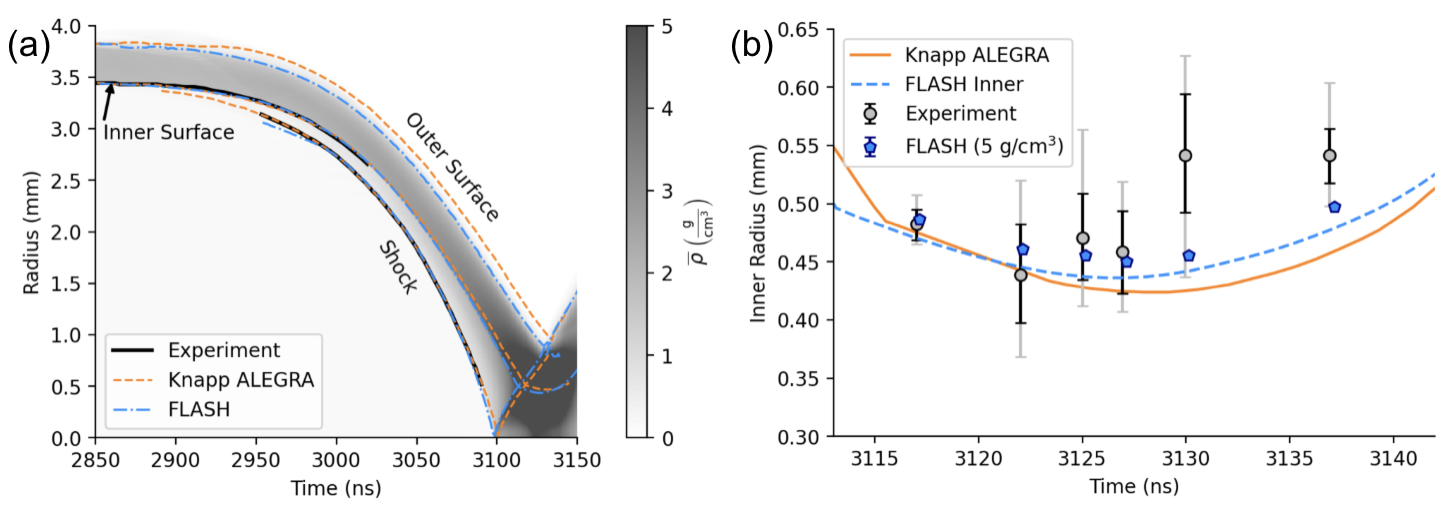
#> input picture tst/test_suite/verification/ground_truth/digitization_review/figures/knapp_confine_r_vs_t.png, 1450 x 511 px
$ python fix_b4.py
#> lines starting #> are read from the running program, lines starting #| are printed output that depends on the picture; after the words box and inside, x2 and y2 are one past the last pixel; in counts of white or black regions, pixels touching at a corner belong together
import numpy as np, json, os
from PIL import Image
from skimage.transform import hough_circle, hough_circle_peaks
def load(fn): return np.asarray(Image.open(os.path.join("figures",fn)).convert("RGB")).astype(int)
#> called with fn = 'knapp_confine_r_vs_t.png'
fn="knapp_confine_r_vs_t.png"; img=load(fn); H,W,_=img.shape
r,g,b=img[:,:,0],img[:,:,1],img[:,:,2]
#> r: shape (511, 1450) int64; 256 distinct labels, from 0 to 255
#> g: shape (511, 1450) int64; 256 distinct labels, from 0 to 255
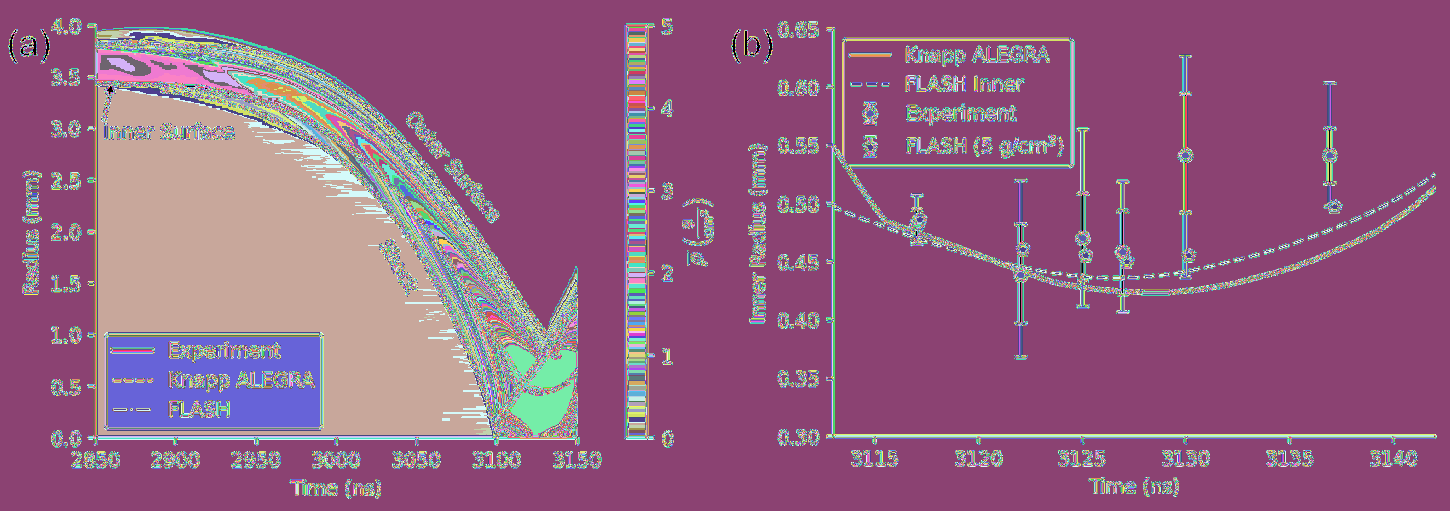
#> b: shape (511, 1450) int64; 256 distinct labels, from 0 to 255; one colour per label, 0 black
Xb=lambda px:3115.0+(px-833.1)*(3140.0-3115.0)/(1419.0-833.1)
Yb=lambda py:0.65+(py-37.6)*(0.30-0.65)/(422.4-37.6)
Tinv=lambda t:833.1+(t-3115)*(1419-833.1)/25.0
Rinv=lambda rr:37.6+(rr-0.65)*(422.4-37.6)/(0.30-0.65)
gray=(np.abs(r-g)<22)&(np.abs(g-b)<22)&(np.abs(r-b)<22)&(r>60)&(r<175)
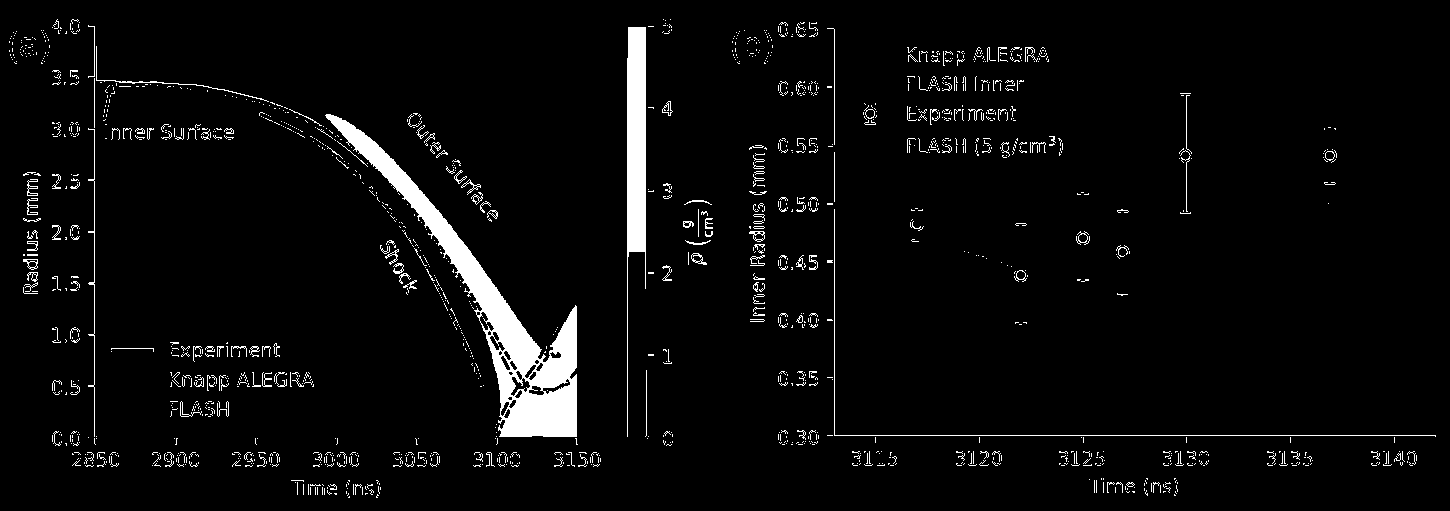
#> gray: shape (511, 1450) bool; 4.2% white; 1527 white regions (1356 under 20 px), largest, box (x1, y1, x2, y2) and area: (325, 114, 577, 437) 12950, (627, 27, 646, 437) 4471, (834, 209, 1436, 437) 829
panel=np.zeros((H,W),bool); panel[35:425,835:1418]=True
# exclude legend box (upper-left, t~3115-3126 & r~0.54-0.66) => px[833,1092] py[24,162]
legend=np.zeros((H,W),bool); legend[24:162,833:1092]=True
m=gray&panel&(~legend)
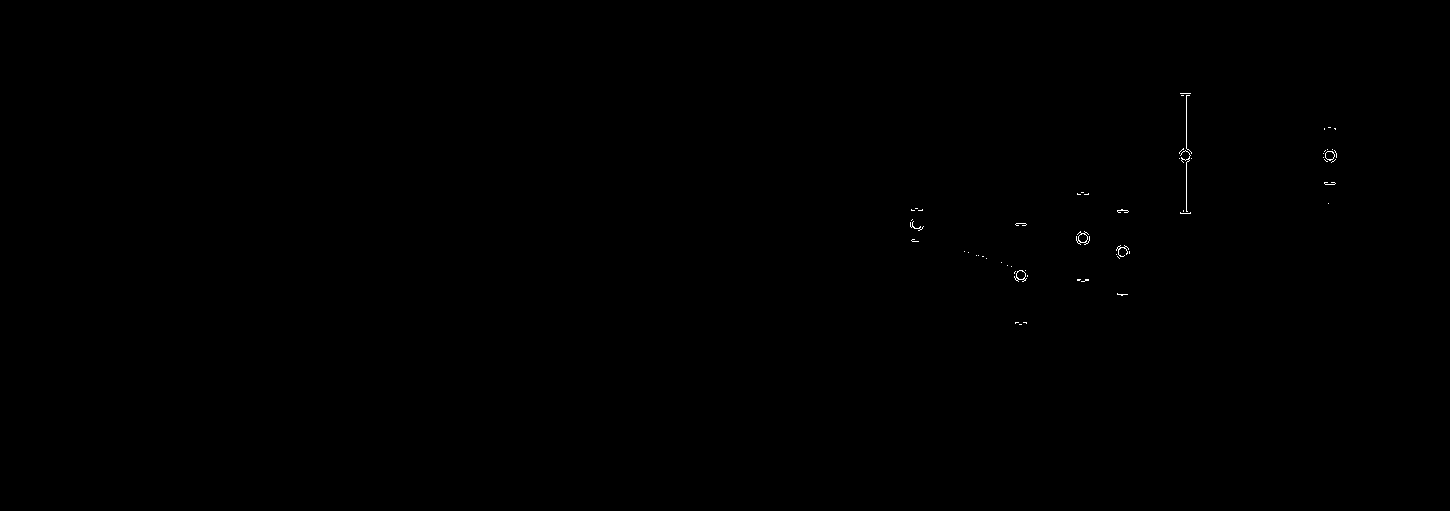
#> m: shape (511, 1450) bool; 0.08% white in thin lines or dots, all inside (x1, y1, x2, y2) = (910, 93, 1337, 325)
edges=m.astype(np.uint8)
radii=np.arange(3,7)
hres=hough_circle(edges,radii)
accums,cx,cy,rad=hough_circle_peaks(hres,radii,total_num_peaks=60,min_xdistance=6,min_ydistance=4,threshold=0.25)
#> accums = 27 values, max 0.6 at index 0, min 0.281 at index 23, mean 0.376; cx = 27 values, max 1330 at index 1, min 913 at index 18, mean 1110.8; cy = 27 values, max 325 at index 15, min 95 at index 8, mean 213.4; rad = 27 values, max 6 at index 0, min 3 at index 6, mean 3.81
cand=sorted([(Xb(x),Yb(y),round(a,2),int(rr),int(x),int(y)) for a,x,y,rr in zip(accums,cx,cy,rad)])
#> cand = 27 items
print("raw hough candidates (t,r,acc,rad):")
for t,rmm,a,rr,_,_ in cand: print(f"  t{t:6.1f} r{rmm:.3f} acc{a:.2f} rad{rr}")
#> this loop made 27 passes
#> (t, rmm, a, rr) on passes 1 to 8: (3118.4, 0.464, 0.29, 3), (3118.4, 0.496, 0.29, 3), (3118.5, 0.48, 0.5, 4), (3118.7, 0.496, 0.29, 3), (3122.8, 0.389, 0.29, 3), (3123, 0.435, 0.53, 4), (3123, 0.48, 0.33, 3), (3123.1, 0.389, 0.29, 3)
#> (printed output is left out)
# expected 6 circles near these (t,r) anchors from visual read:
anchors=[(3117,0.485),(3122,0.44),(3125,0.47),(3127,0.455),(3130,0.54),(3137,0.54)]
picked=[]
for at,ar in anchors:
    best=None;bd=1e9
    for t,rmm,a,rr,x,y in cand:
        d=((t-at)/3.0)**2+((rmm-ar)/0.03)**2
        if d<bd: bd=d;best=(t,rmm,a,rr,x,y)
    picked.append((best,bd))
#> after the loop, picked = 6 items
print("\npicked per anchor (anchor -> nearest hough, dist):")
final=[]
for (at,ar),(best,bd) in zip(anchors,picked):
    t,rmm,a,rr,x,y=best
    print(f"  anchor({at},{ar}) -> t{t:.1f} r{rmm:.3f} acc{a:.2f} d{bd:.1f}")
    final.append((t,rmm,x,y))
#> this loop made 6 passes
#> (at, ar, bd, t, rmm, a, rr, x) on passes 1 to 6: (3117, 0.485, 0.286, 3118.5, 0.48, 0.5, 4, 916), (3122, 0.44, 0.134, 3123, 0.435, 0.53, 4, 1020), (3125, 0.47, 0.0611, 3125.7, 0.468, 0.6, 6, 1084), (3127, 0.455, 0.0155, 3127.3, 0.457, 0.55, 6, 1122), (3130, 0.54, 0.0116, 3129.9, 0.537, 0.46, 3, 1183), (3137, 0.54, 0.0822, 3136.2, 0.543, 0.59, 4, 1330)
#> (printed output is left out)
#> after the loop, final = [(3118.5, 0.48, 916, 224), (3123, 0.435, 1020, 274), (3125.7, 0.468, 1084, 238), (3127.3, 0.457, 1122, 250), (3129.9, 0.537, 1183, 162), (3136.2, 0.543, 1330, 155)]

# ---- error bars: gray vertical extent through each circle center column ----
import matplotlib; matplotlib.use("Agg"); import matplotlib.pyplot as plt
graycol=gray&panel  # include legend-free? error bars are below legend; keep panel gray
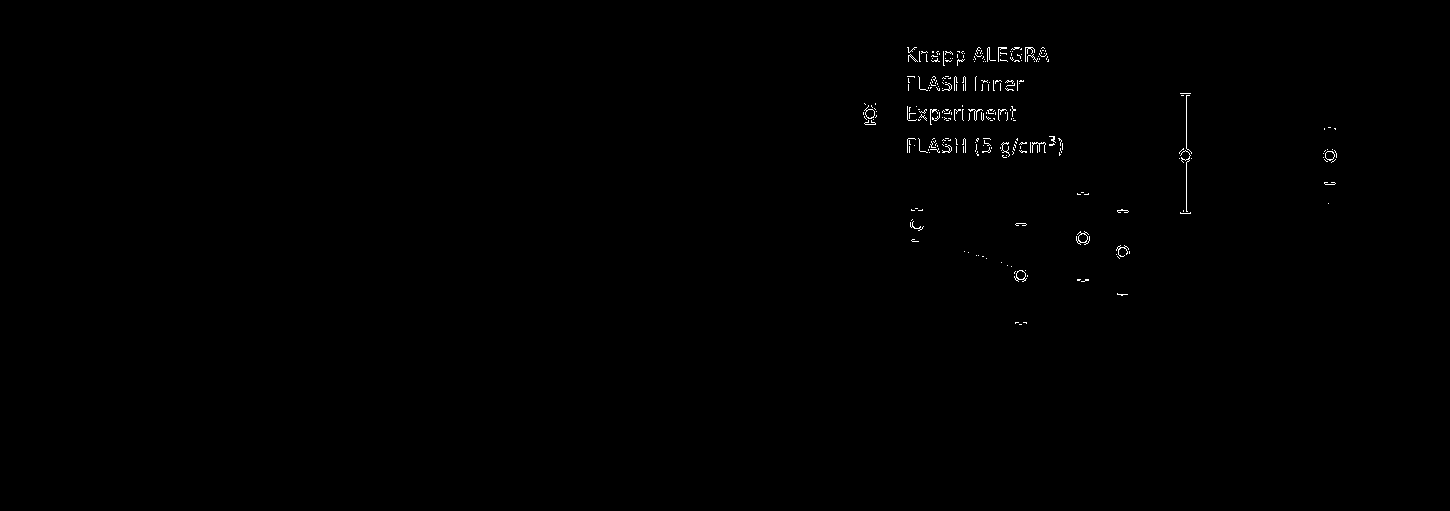
#> graycol: shape (511, 1450) bool; 0.3% white in thin lines or dots, all inside (x1, y1, x2, y2) = (863, 47, 1337, 325)
def errbar(xc,yc):
    band=np.zeros((H,W),bool); band[:, max(0,xc-1):xc+2]=True
    ys=np.where((graycol&band)[:,max(0,xc-1):xc+2].any(1))[0]
    ys=ys[(ys>yc-55)&(ys<yc+55)]
    if len(ys)<3: return Yb(yc),Yb(yc)
    # contiguous run containing yc
    return Yb(ys.max()), Yb(ys.min())  # lo (bottom/large py->small r), hi (top)
out=[]
for t,rmm,x,y in final:
    elo,ehi=errbar(x,y)
    lo,hi=sorted([elo,ehi])
    out.append({"t_ns":round(t,1),"r_mm":round(rmm,3),"err_lo_mm":round(lo,3),"err_hi_mm":round(hi,3)})
#> this loop made 6 passes
#> (t, rmm, x, y, ys in errbar, elo, ehi, lo) on passes 1 to 4: (3118.5, 0.48, 916, 224, [208, 228, 241], 0.465, 0.495, 0.465), (3123, 0.435, 1020, 274, [223, 270, 279, 324], 0.39, 0.481, 0.39), (3125.7, 0.468, 1084, 238, [192, 194, 231, 232, 233, 234, 241, 242, 244, 279, 280, 281], 0.429, 0.51, 0.429), (3127.3, 0.457, 1122, 250, [209, 210, 247, 256, 294, 295], 0.416, 0.494, 0.416)
#> after the loop, out = 6 items
rec={"B4_inner_radius_points_exp":{"figure":fn+" (panel b)","x_axis":"time (ns)","y_axis":"inner liner radius (mm)",
     "series":"experiment radiograph (gray open circles)","qc":"GOOD - 6 circles via Hough; legend box excluded; user-confirmed",
     "points":out}}
json.dump(rec,open("extracted/b4_inner_radius_v3.json","w"),indent=2)
print("\nfinal 6 points:")
for p in out: print(" ",p)
#> this loop made 6 passes
#|   {'t_ns': 3118.5, 'r_mm': 0.48, 'err_lo_mm': 0.465, 'err_hi_mm': 0.495}
#|   {'t_ns': 3123.0, 'r_mm': 0.435, 'err_lo_mm': 0.39, 'err_hi_mm': 0.481}
#|   {'t_ns': 3125.7, 'r_mm': 0.468, 'err_lo_mm': 0.429, 'err_hi_mm': 0.51}
#|   {'t_ns': 3127.3, 'r_mm': 0.457, 'err_lo_mm': 0.416, 'err_hi_mm': 0.494}
#|   {'t_ns': 3129.9, 'r_mm': 0.537, 'err_lo_mm': 0.49, 'err_hi_mm': 0.55}
#> (further printed lines are left out)
# overlay
fig,ax=plt.subplots(figsize=(9,5)); ax.imshow(Image.open(os.path.join("figures",fn)))
for p in out:
    x=Tinv(p["t_ns"]); yl=Rinv(p["err_lo_mm"]); yh=Rinv(p["err_hi_mm"]); yc=Rinv(p["r_mm"])
    ax.plot([x,x],[yl,yh],'-',color='red',lw=1)
    ax.scatter([x],[yc],s=160,facecolors='none',edgecolors='red',linewidths=1.8)
#> this loop made 6 passes
#> (x, yl, yh, yc) on passes 1 to 6: (915.1, 241, 208, 224.5), (1020.6, 323.5, 223.4, 274), (1083.9, 280.6, 191.5, 237.7), (1121.4, 294.9, 209.1, 249.8), (1182.3, 213.5, 147.5, 161.8), (1329.9, 183.8, 126.7, 155.2)
# draw legend-exclusion box for sanity
from matplotlib.patches import Rectangle
ax.add_patch(Rectangle((833,24),1092-833,162-24,fill=False,ec='yellow',ls='--',lw=1))
ax.set_xlim(800,1430); ax.set_ylim(440,20)
ax.set_title("B4 inner-radius v3 — 6 circles (red), legend box (yellow) excluded")
fig.savefig("extracted/B4_inner_radius_overlay_v3.png",dpi=130,bbox_inches='tight'); plt.close(fig)
#> after `fig.savefig('extracted/B4_inner_radius_overlay_v3.png', dpi=130, bbox_`:
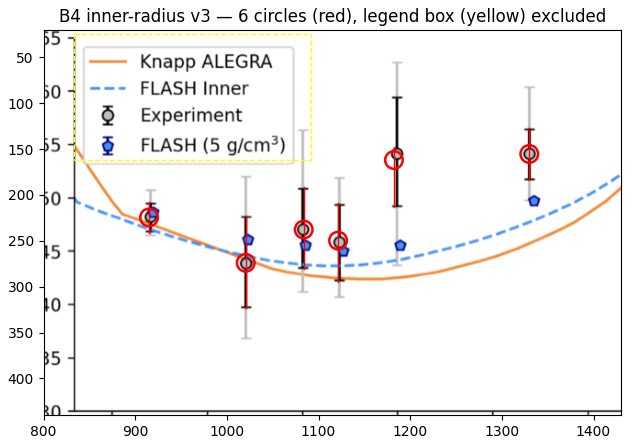
#> figure drawn by matplotlib, 1 panel
print("wrote b4_inner_radius_v3.json + B4_inner_radius_overlay_v3.png")

$ run again, with tst/test_suite/verification/ground_truth/digitization_review/figures/knapp_rm_growth_rate.png copied over tst/test_suite/verification/ground_truth/digitization_review/figures/knapp_confine_r_vs_t.png
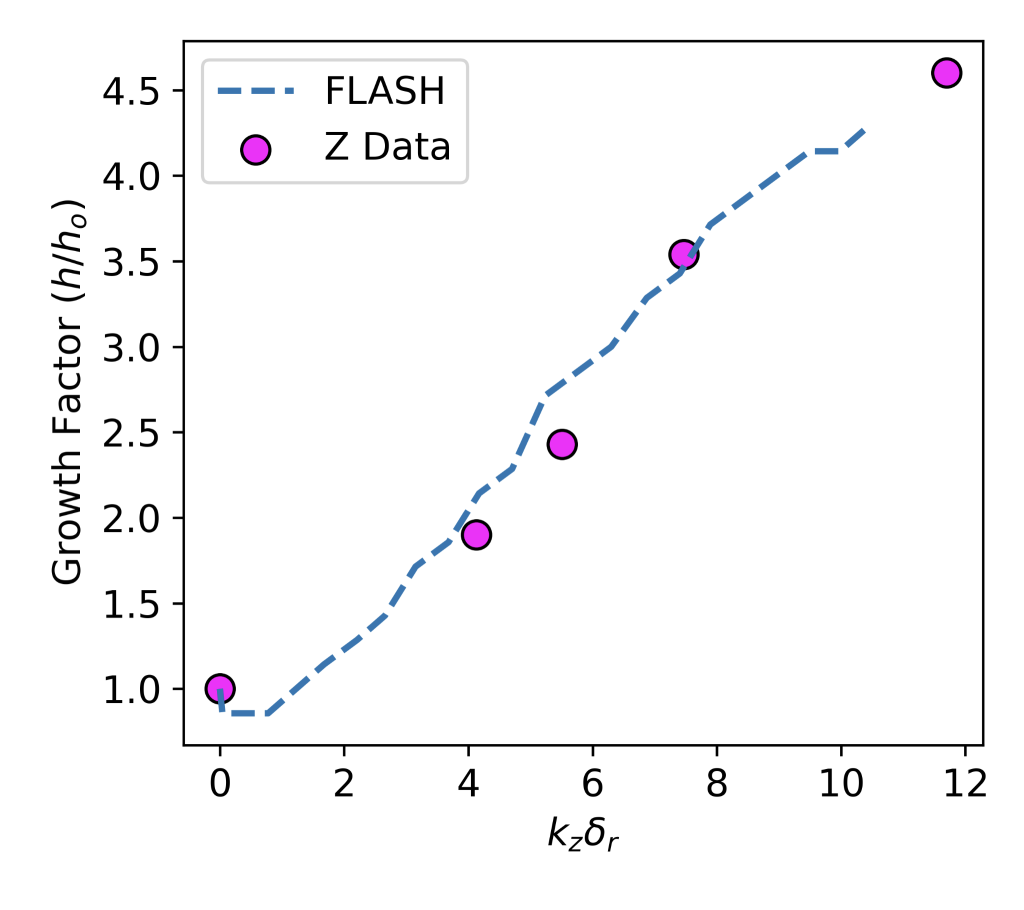
#> input picture tst/test_suite/verification/ground_truth/digitization_review/figures/knapp_rm_growth_rate.png, 2048 x 1819 px (shown at 1/2 size)
#> r: shape (1819, 2048) int64; 256 distinct labels, from 0 to 255
#> g: shape (1819, 2048) int64; 256 distinct labels, from 0 to 255
#> b: shape (1819, 2048) int64; 256 distinct labels, from 0 to 255
#> `gray=(np.abs(r-g)<22)&(np.abs(g-b)<22)&(np.abs(r-b)<22)&(r>60)&(r<175)`:
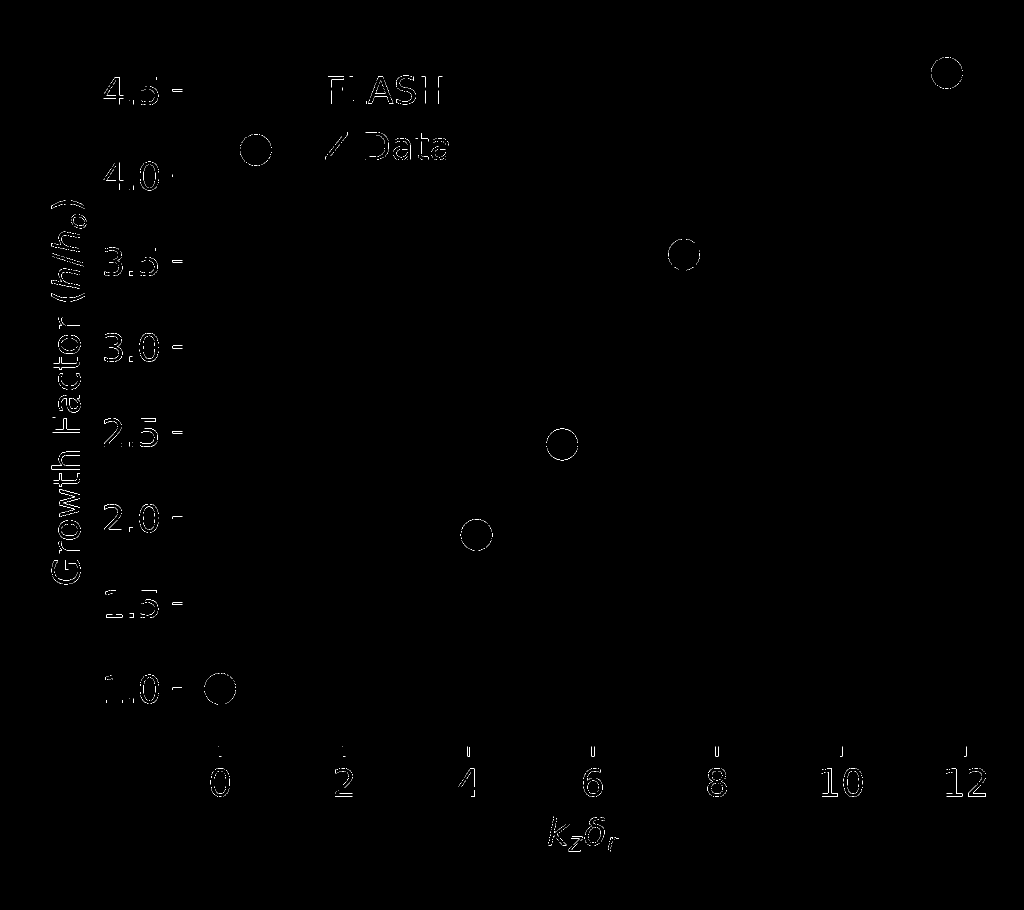
#> gray: shape (1819, 2048) bool (shown at 1/2 size); 0.22% white in thin lines or dots, all inside (x1, y1, x2, y2) = (102, 114, 1972, 1703)
#> m: shape (1819, 2048) bool; 0.01% white in thin lines or dots, all inside (x1, y1, x2, y2) = (835, 162, 898, 320)
#> accums = [0.375, 0.333, 0.333, 0.333, 0.292, 0.292, 0.275]; cx = [847, 868, 853, 853, 874, 882, 842]; cy = [272, 281, 316, 280, 296, 279, 312]; rad = [5, 3, 3, 3, 3, 3, 6]
#> cand = [(3115.4, 0.4, 0.27, 6, 842, 312), (3115.6, 0.437, 0.38, 5, 847, 272), (3115.8, 0.397, 0.33, 3, 853, 316), (3115.8, 0.43, 0.33, 3, 853, 280), (3116.5, 0.429, 0.33, 3, 868, 281), (3116.7, 0.415, 0.29, 3, 874, 296), (3117.1, 0.43, 0.29, 3, 882, 279)]
#> the loop `for t,rmm,a,rr,_,_ in cand: print(f"  t{t:6.1f} r{rmm:.3f} acc{a:.2f} ..` made 7 passes
#> (t, rmm, a, rr) on passes 1 to 7: (3115.4, 0.4, 0.27, 6), (3115.6, 0.437, 0.38, 5), (3115.8, 0.397, 0.33, 3), (3115.8, 0.43, 0.33, 3), (3116.5, 0.429, 0.33, 3), (3116.7, 0.415, 0.29, 3), (3117.1, 0.43, 0.29, 3)
#> (printed output is left out)
#> after the loop `for at,ar in anchors:`: picked = 6 items
#> the loop `for (at,ar),(best,bd) in zip(anchors,picked):` made 6 passes
#> (at, ar, bd, t, rmm, a, rr, x) on passes 1 to 6: (3117, 0.485, 2.8, 3115.6, 0.437, 0.38, 5, 847), (3122, 0.44, 2.78, 3117.1, 0.43, 0.29, 3, 882), (3125, 0.47, 8.7, 3117.1, 0.43, 0.29, 3, 882), (3127, 0.455, 11.59, 3117.1, 0.43, 0.29, 3, 882), (3130, 0.54, 31.87, 3117.1, 0.43, 0.29, 3, 882), (3137, 0.54, 57.4, 3117.1, 0.43, 0.29, 3, 882)
#> (printed output is left out)
#> after the loop `for (at,ar),(best,bd) in zip(anchors,picked):`: final = [(3115.6, 0.437, 847, 272), (3117.1, 0.43, 882, 279), (3117.1, 0.43, 882, 279), (3117.1, 0.43, 882, 279), (3117.1, 0.43, 882, 279), (3117.1, 0.43, 882, 279)]
#> graycol: shape (1819, 2048) bool; 0.01% white in thin lines or dots, all inside (x1, y1, x2, y2) = (835, 152, 898, 320)
#> the loop `for t,rmm,x,y in final:` made 6 passes
#> (t, rmm, x, y, ys in errbar, elo, ehi, lo) on passes 1 to 6: (3115.6, 0.437, 847, 272, [277, 313], 0.437, 0.437, 0.437), (3117.1, 0.43, 882, 279, [276, 282, 298, 313, 319], 0.394, 0.433, 0.394), (3117.1, 0.43, 882, 279, [276, 282, 298, 313, 319], 0.394, 0.433, 0.394), (3117.1, 0.43, 882, 279, [276, 282, 298, 313, 319], 0.394, 0.433, 0.394), (3117.1, 0.43, 882, 279, [276, 282, 298, 313, 319], 0.394, 0.433, 0.394), (3117.1, 0.43, 882, 279, [276, 282, 298, 313, 319], 0.394, 0.433, 0.394)
#> after the loop `for t,rmm,x,y in final:`: out = 6 items
#> the loop `for p in out: print(" ",p)` made 6 passes
#|   {'t_ns': 3115.6, 'r_mm': 0.437, 'err_lo_mm': 0.437, 'err_hi_mm': 0.437}
#|   {'t_ns': 3117.1, 'r_mm': 0.43, 'err_lo_mm': 0.394, 'err_hi_mm': 0.433}
#|   {'t_ns': 3117.1, 'r_mm': 0.43, 'err_lo_mm': 0.394, 'err_hi_mm': 0.433}
#|   {'t_ns': 3117.1, 'r_mm': 0.43, 'err_lo_mm': 0.394, 'err_hi_mm': 0.433}
#|   {'t_ns': 3117.1, 'r_mm': 0.43, 'err_lo_mm': 0.394, 'err_hi_mm': 0.433}
#> (further printed lines are left out)
#> the loop `for p in out:` made 6 passes
#> (x, yl, yh, yc) on passes 1 to 6: (847.2, 271.8, 271.8, 271.8), (882.3, 319.1, 276.2, 279.5), (882.3, 319.1, 276.2, 279.5), (882.3, 319.1, 276.2, 279.5), (882.3, 319.1, 276.2, 279.5), (882.3, 319.1, 276.2, 279.5)
#> `fig.savefig('extracted/B4_inner_radius_overlay_v3.png', dpi=130, bbox_`:
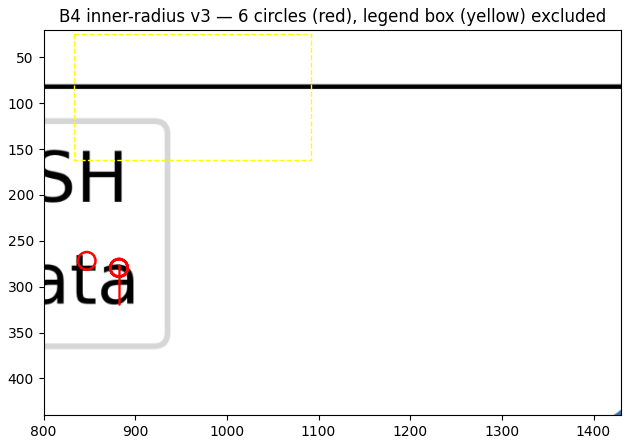
#> figure drawn by matplotlib, 1 panel
